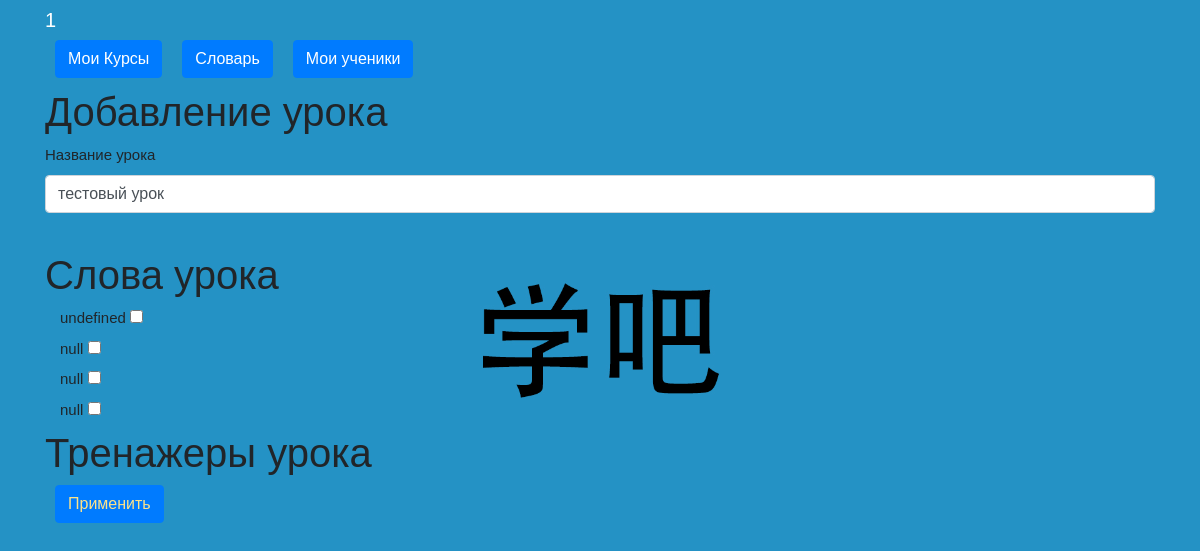
/change_lesson/2 (signed in), run on an earlier commit of the app's database.
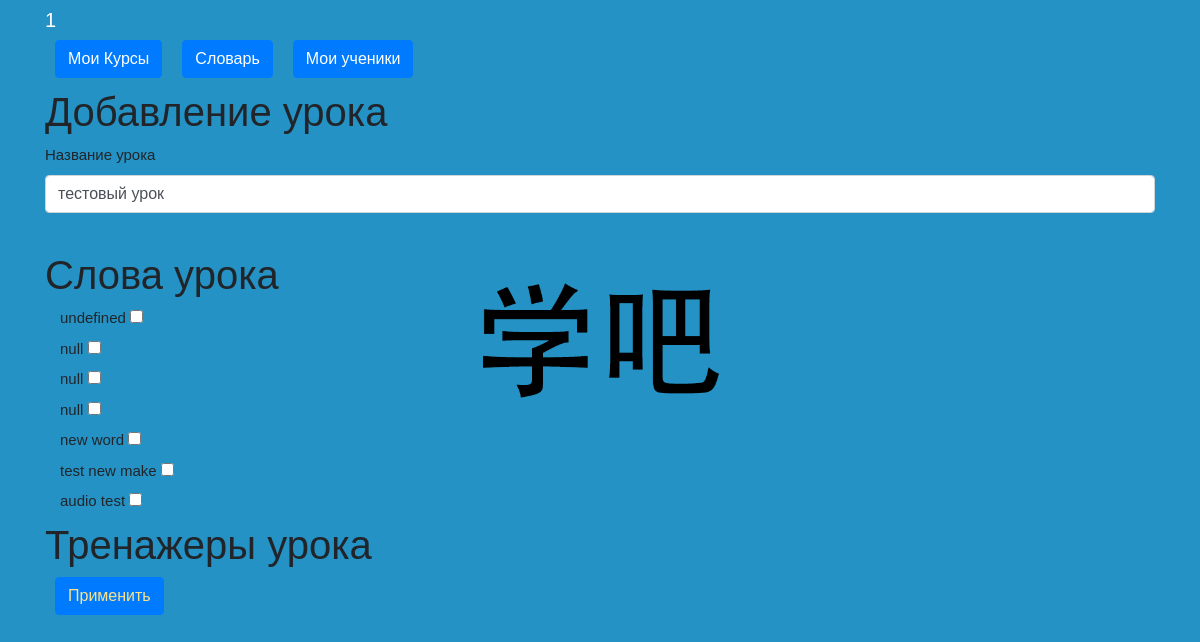
And on a later commit of the database.
### data/users.py (models this page shows, shortened)
class User(SqlAlchemyBase, UserMixin, SerializerMixin):
    __tablename__ = 'users'
    id = sqlalchemy.Column(sqlalchemy.Integer,
                           primary_key=True, autoincrement=True)
    name = sqlalchemy.Column(sqlalchemy.String, nullable=True)
    last_name = sqlalchemy.Column(sqlalchemy.String, nullable=True)
    patronymic = sqlalchemy.Column(sqlalchemy.String, nullable=True)
    email = sqlalchemy.Column(sqlalchemy.String,
                              index=True, unique=True, nullable=True)
    about = sqlalchemy.Column(sqlalchemy.String, nullable=True)
    hashed_password = sqlalchemy.Column(sqlalchemy.String, nullable=True)
    teacher = sqlalchemy.Column(sqlalchemy.Boolean, nullable=True)
    creator = sqlalchemy.Column(sqlalchemy.Integer, nullable=True)
    courses = orm.relation("Courses",
                           secondary="users_to_course",
                           backref="users")
    words = orm.relation("Words", back_populates='user')

### data/lessons.py (models this page shows)
class Lessons(SqlAlchemyBase, SerializerMixin):
    __tablename__ = 'lessons'
    id = sqlalchemy.Column(sqlalchemy.Integer,
                           primary_key=True, autoincrement=True)
    name = sqlalchemy.Column(sqlalchemy.String, nullable=True)
    words = orm.relation("Words",
                         secondary="words_to_lessons",
                         backref="lessons")
    trainers = orm.relation("Trainers",
                            secondary="trainers_to_lessons",
                            backref="lessons")

### data/words.py (models this page shows)
class Words(SqlAlchemyBase, SerializerMixin):
    __tablename__ = 'words'
    id = sqlalchemy.Column(sqlalchemy.Integer,
                           primary_key=True, autoincrement=True)
    author = sqlalchemy.Column(sqlalchemy.Integer, sqlalchemy.ForeignKey("users.id"), nullable=False)
    user = orm.relation('User')
    hieroglyph = sqlalchemy.Column(sqlalchemy.String, nullable=True)
    translation = sqlalchemy.Column(sqlalchemy.String, nullable=True)
    front_side = sqlalchemy.Column(sqlalchemy.String, nullable=True)
    left_side = sqlalchemy.Column(sqlalchemy.String, nullable=True)
    right_side = sqlalchemy.Column(sqlalchemy.String, nullable=True)
    up_side = sqlalchemy.Column(sqlalchemy.String, nullable=True)
    down_side = sqlalchemy.Column(sqlalchemy.String, nullable=True)
    front_side_audio = sqlalchemy.Column(sqlalchemy.String, nullable=True)
    left_side_audio = sqlalchemy.Column(sqlalchemy.String, nullable=True)
    right_side_audio = sqlalchemy.Column(sqlalchemy.String, nullable=True)
    up_side_audio = sqlalchemy.Column(sqlalchemy.String, nullable=True)
    down_side_audio = sqlalchemy.Column(sqlalchemy.String, nullable=True)

### main.py (the view, shortened to what this page needs)
@app.route('/change_lesson/<int:lesson_id>', methods=['GET', 'POST'])
@login_required
def change_lesson(lesson_id):
    form = LessonsForm()
    db_sess = db_session.create_session()
    lesson = db_sess.query(Lessons).get(lesson_id)
    current_course = 0
    for c in db_sess.query(User).get(current_user.id).courses:
        if lesson in c.lessons:
            current_course = c
    all_words = db_sess.query(Words).all()
    all_trainers = db_sess.query(Trainers).all()
    lesson_words = lesson.words
    unused_words = sorted(list(set(all_words).difference(set(lesson_words))), key=lambda x: x.id)
    unused_trainers = sorted(list(set(all_trainers).difference(set(lesson.trainers))),
                             key=lambda x: x.id)
    if request.method == "GET":
        form.name.data = lesson.name
    return render_template('make_lesson.html', form=form, dictionary=unused_words,
                           trainings=unused_trainers)

### forms/lesson.py
class LessonsForm(FlaskForm):
    name = StringField('Название урока',
                       validators=[DataRequired(), Length(max=32,
                                                          message="Название урока не должно превышать 32 символов")])
    submit = SubmitField('Применить')

### data/db_session.py (called while the page is built)
def create_session() -> Session:
    global __factory
    return __factory()

### main.py (called while the page is built)
@login_manager.user_loader
def load_user(user_id):
    db_sess = db_session.create_session()
    return db_sess.query(User).get(user_id)

### templates/make_lesson.html (shortened to what this page needs)
{% extends "base.html" %}
{% block content %}
<h1>Добавление урока</h1>
<form action="" method="post" name="checks">
    <p>
        {{ form.name.label }}<br>
        {{ form.name(class="form-control") }}<br>
    </p>
    <h1>Слова урока</h1>
    {% for word in dictionary %}
    <label class="container"> {{ word.hieroglyph }}
        <input type="checkbox" name="lesson_word" value='{{ word.id }}'>
    </label>
    {% endfor %}
    <h1>Тренажеры урока</h1>
    <p>{{ form.submit(type="submit", class="btn btn-primary") }}</p>
</form>
{% endblock %}

### templates/base.html (shortened to what this page needs)
<!doctype html>
<html lang="en">
<head>
    <link rel="stylesheet"
          href="https://stackpath.bootstrapcdn.com/bootstrap/4.4.1/css/bootstrap.min.css"
>
    <link rel="stylesheet" href="/static/style.css">
</head>
<body>
<header class="header">
    <div class="container">
        <div class="header_inner">
            <nav>
                {% if current_user.is_authenticated %}
                <a class="navbar-brand" href="/logout" style="color: white;">{{ current_user.name
                    }}</a>
                {% else %}
                <p>
                    <a class="btn btn-success" href="/login" style="color: white;">Войти</a>
                </p>
                {% endif %}
                {% if current_user.is_authenticated %}
                <div class="nav" id="up buttons">
                    <a class="btn btn-primary" href="/courses" style="color: white;">Мои Курсы</a>
                    <a class="btn btn-primary" href="/dictionary/1" style="color: white;">Словарь</a>
                    {% if current_user.teacher %}
                    <a class="btn btn-primary" href="/pupils" style="color: white;">Мои ученики</a>
                    {% endif %}
                </div>
                {% endif %}
            </nav>
        </div>
    </div>
</header>
<main role="main" class="container">
    {% block content %}{% endblock %}
</main>
</body>
</html>

### static/style.css (style rules this page uses)
body { font-family: 'Montserrat', sans-serif; font-size: 15px; color: #33; background: url('background1.jpg'); -webkit-background-size: cover; background-size: cover; }
.header { width: 100%; top: 0; left: 0; right: 0; z-index: 1000; }
.navbar-brand { color: #fff; position: relative; }
.btn { margin: 0 10px; margin-bottom: 10px; }
.btn-primary { display: inline-block; vertical-align: top; color: #fce38a; }

What changed in the data, as far as the page shows it:
added Words: hieroglyph "new word"
added Words: hieroglyph "test new make"
added Words: hieroglyph "audio test"
